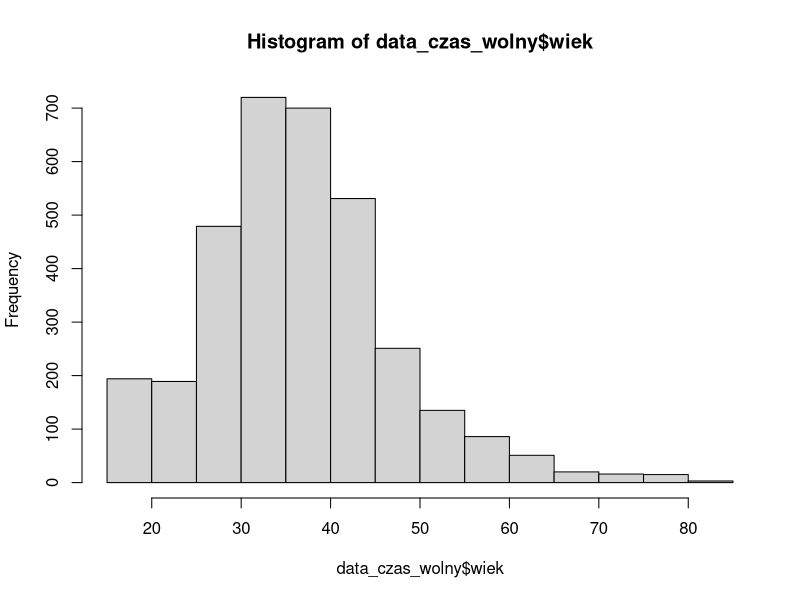
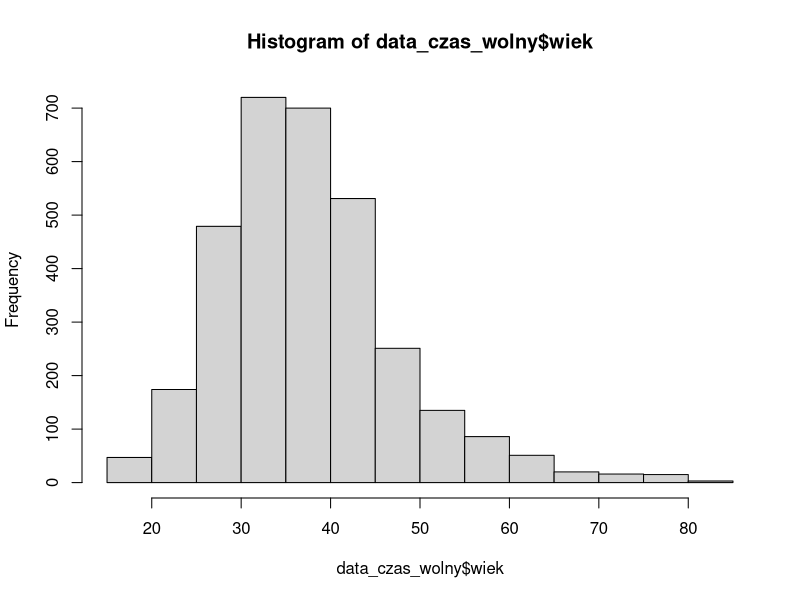

These figures' R source, in order:
library(dplyr)
data_czas_wolny <- read.csv("czas_wolny.csv")
data_czas_wolny %>%
  filter((liczba_dzieci > 0) == czy_dzieci) %>%
  filter(is.na(wiek_dziecka) != czy_dzieci) %>%
  filter(czy_dzieci == 1) %>%
  filter(wiek_dziecka <= 10) -> data_czas_wolny

summarise_czas_wolny <- function(data_czas_wolny) {
  hist(data_czas_wolny$wiek)
  
  #l_grup <- 4
  #kat_wiekowe <- floor(seq(min(data_czas_wolny$wiek), max(data_czas_wolny$wiek), length.out = l_grup+1))
  kat_wiekowe <- quantile(data_czas_wolny$wiek)
  
  data_czas_wolny <- data_czas_wolny %>% mutate(kategoria_wiekowa = cut(wiek, breaks = kat_wiekowe, include.lowest = TRUE))
  data_czas_wolny <- data_czas_wolny %>% group_by(kategoria_wiekowa)
  
  data_summary <- data_czas_wolny %>% summarise(
    srednia_liczba_dzieci = mean(liczba_dzieci),
    sredni_czas_z_dziecmi = mean(czas_z_dziecmi),
    sredni_czas_wolny = mean(czas_wolny),
    licznosc_grupy = n()
  )
  data_summary
}

summarise_czas_wolny(data_czas_wolny)

data_czas_wolny <- filter(data_czas_wolny, wiek_dziecka <= (wiek - 16))

summarise_czas_wolny(data_czas_wolny)

